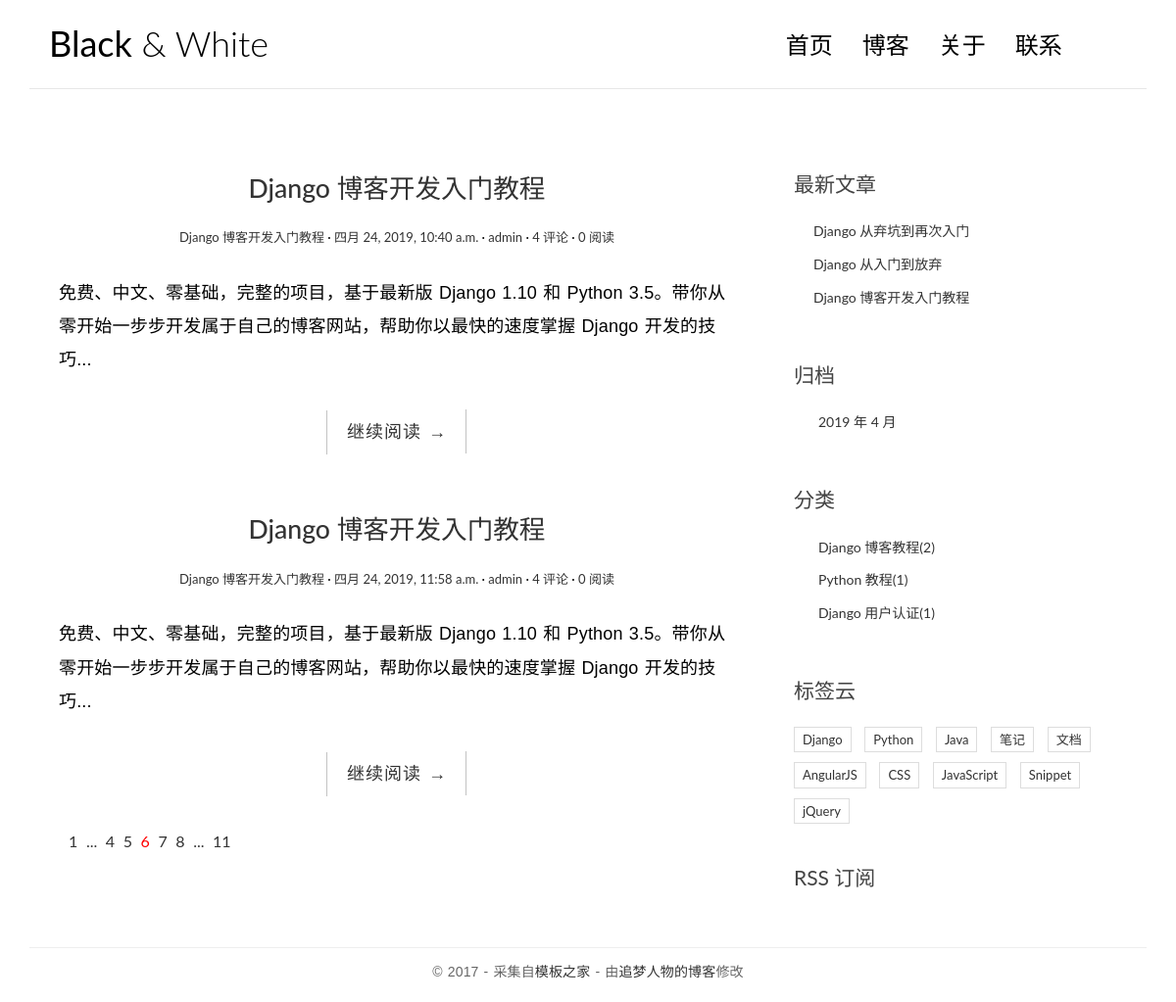
Before: /booktest/category/1/ with the older database file.
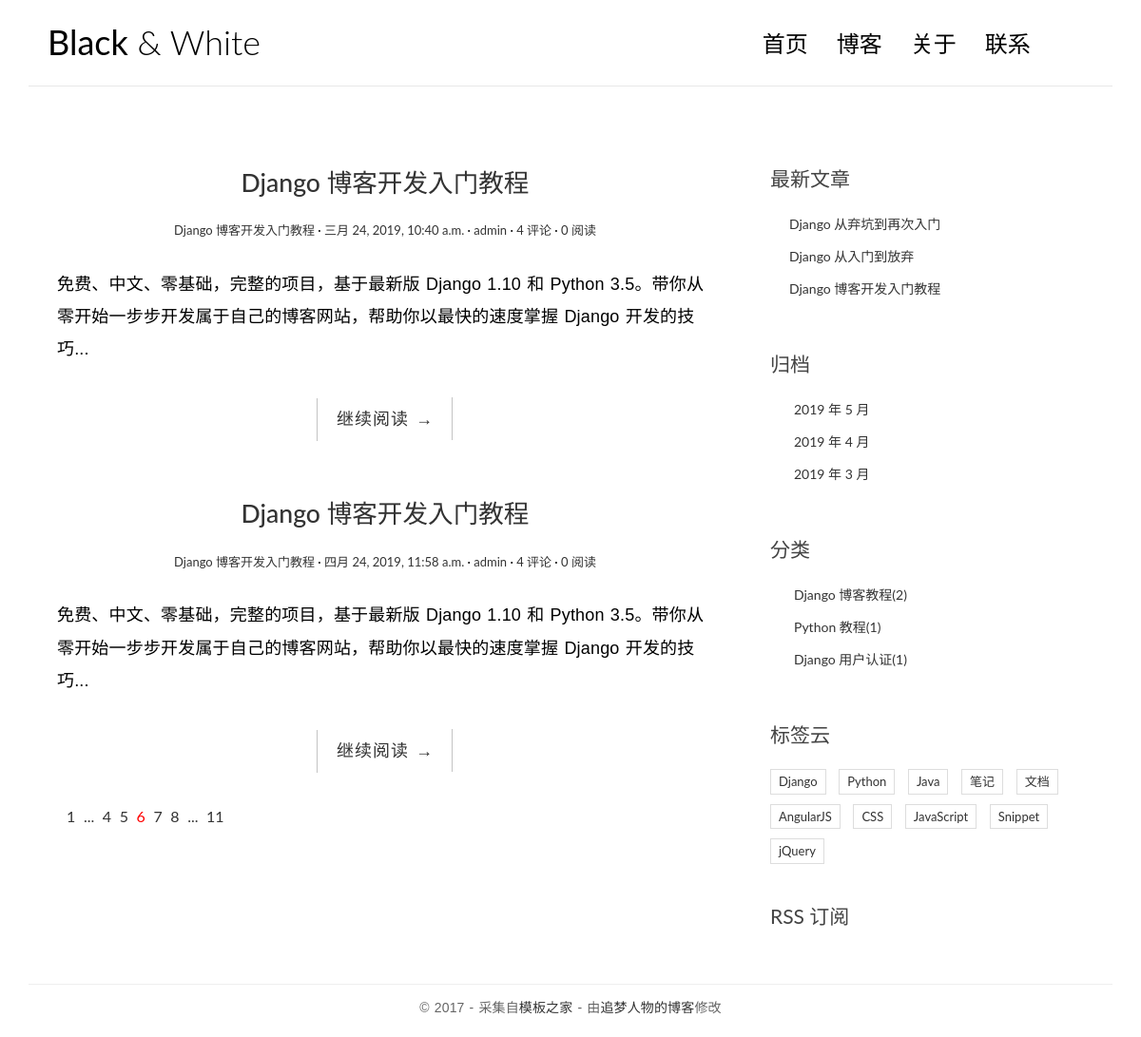
After: the same page with the newer database file.
### booktest/models.py (models this page shows, shortened)
class Post(models.Model):
    title = models.CharField(max_length=20)
    summary = models.CharField(max_length=200,blank=True,null=True)
    body = models.TextField()
    views = models.PositiveIntegerField(default=0)
    create_time = models.DateTimeField(auto_now_add=True)
    modified_time = models.DateTimeField(auto_now=True)
    category = models.ForeignKey(Category,on_delete=models.CASCADE)
    tags = models.ManyToManyField(Tag)
    author = models.ForeignKey(User,on_delete=models.CASCADE)

### booktest/views.py (the view)
# urls.py: url(r'^category/(\d+)/$',views.category,name='category'),
def category(request,id):
    cl = Category.objects.get(pk=id)
    cll = cl.post_set.all()
    category = Category.objects.all()
    tag = Tag.objects.all()
    return render(request,'booktest/category.html',{'cll':cll,'category':category,'tag':tag})

### booktest/templatetags/extend_fun.py (called while the page is built)
@register.simple_tag
def getlatestposts():
    return Post.objects.all().dates('create_time','month',order='DESC')

@register.simple_tag
def latest_post(num=3):
    latest_post=Post.objects.all().order_by('-create_time')[:num]
    return latest_post

### templates/booktest/category.html
{% extends 'booktest/base.html' %}
{% block post1 %}
    {% for b in cll %}
        <article class="post post-1">
            <header class="entry-header">
                <h1 class="entry-title">
                    <a href="/booktest/single/{{b.id}}/">{{b.title}}</a>
                </h1>
                <div class="entry-meta">
                    <span class="post-category"><a href="#">{{b.title}}</a></span>
                    <span class="post-date"><a href="#"><time class="entry-date" datetime="2012-11-09T23:15:57+00:00">{{b.create_time}}</time></a></span>
                    <span class="post-author"><a href="#">{{b.author}}</a></span>
                    <span class="comments-link"><a href="#">4 评论</a></span>
                    <span class="views-count"><a href="#">{{b.views}} 阅读</a></span>
                </div>
            </header>
            <div class="entry-content clearfix">
                <p>{{b.summary}}</p>
                <div class="read-more cl-effect-14">
                    <a href="/booktest/single/{{b.id}}/" class="more-link">继续阅读 <span class="meta-nav">→</span></a>
                </div>
            </div>
        </article>
    {% endfor %}
{% endblock %}
{% block category %}
    {% for c in category %}
        <li>
            <a href="/booktest/category/{{c.id}}">{{c.name}}<span class="post-count">({{c.post_set.count}})</span></a>
        </li>
    {% endfor %}
{% endblock %}
{% block tag %}
    {% for t in tag %}
        <li>
            <a href="/booktest/tag/{{t.id}}">{{t.name}}</a>
        </li>
    {% endfor %}
{% endblock %}

### templates/booktest/base.html (shortened to what the changed rows need)
{% load extend_fun %}
<!DOCTYPE html>
<html>
<head>
    <link rel="stylesheet" href="/static/css/bootstrap.min.css">
    <link rel="stylesheet" href="http://code.ionicframework.com/ionicons/2.0.1/css/ionicons.min.css">
    <link rel="stylesheet" href="/static/css/pace.css">
    <link rel="stylesheet" href="/static/css/custom.css">
</head>
<body>
<div class="container">
    <header id="site-header">
        <div class="row">
            <div class="col-md-4 col-sm-5 col-xs-8">
                <div class="logo">
                    <h1><a href="/booktest/"><b>Black</b> &amp; White</a></h1>
                </div>
            </div>
        </div>
    </header>
</div>
<div class="content-body">
    <div class="container">
        <div class="row">
            <main class="col-md-8">
                {% block post1 %}
                {% endblock %}
            </main>
            <aside class="col-md-4">
                        {% latest_post as la %}
                <div class="widget widget-archives">
                    <ul>
                        {% getlatestposts as get %}
                        {% for date in get %}
                        <li>
                            <a href="{% url 'blog:archives' date.year date.month %}">{{date.year}} 年 {{date.month}} 月</a>
                        </li>
                        {% endfor %}
                    </ul>
                </div>
            </aside>
        </div>
    </div>
</div>
</body>
</html>

Changed rows visible on the page:
changed Post (number 1 of 4 on the later page): create_time "四月 24, 2019, 10:40 a.m." → "三月 24, 2019, 10:40 a.m."
Other visible differences:
new list line: "2019 年 5 月"
new list line: "2019 年 3 月"
